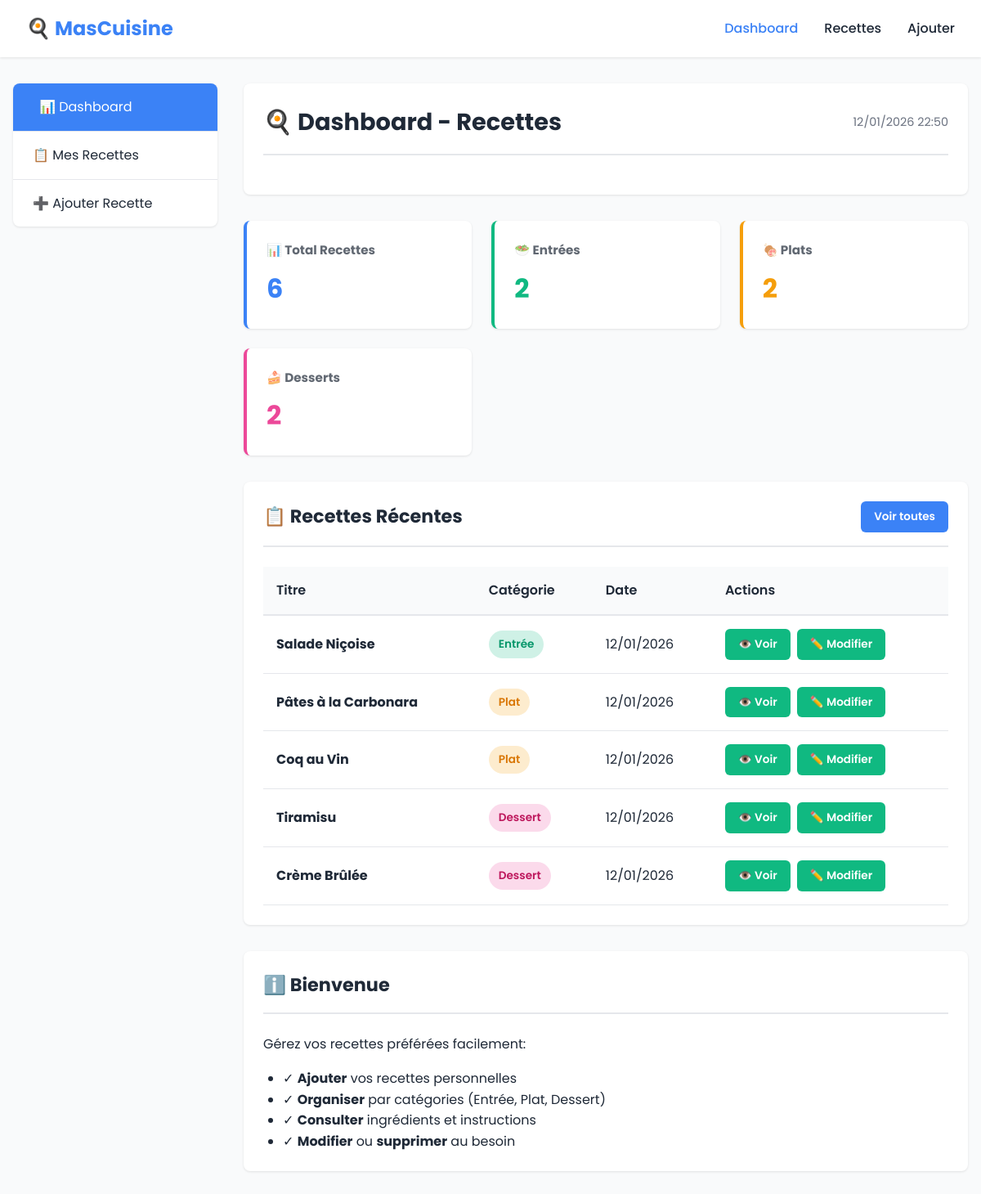
The page / on the database its author committed.
### tables this page shows
CREATE TABLE IF NOT EXISTS recettes (
    id INT AUTO_INCREMENT PRIMARY KEY,
    titre VARCHAR(255) NOT NULL,
    ingredients LONGTEXT NOT NULL,
    instructions LONGTEXT NOT NULL,
    categorie ENUM('Entrée', 'Plat', 'Dessert') NOT NULL,
    date_creation TIMESTAMP DEFAULT CURRENT_TIMESTAMP
);

### index.php (the view, shortened to what this page needs)
<?php
require_once 'db.php';
try {
    $stmt = $pdo->query("SELECT COUNT(*) as total FROM recettes");
    $total_recettes = $stmt->fetch()['total'];
    $stmt = $pdo->query("SELECT categorie, COUNT(*) as count FROM recettes GROUP BY categorie");
    $stats_categorie = $stmt->fetchAll(PDO::FETCH_KEY_PAIR);
    $stmt = $pdo->query("SELECT * FROM recettes ORDER BY date_creation DESC LIMIT 5");
    $recettes_recentes = $stmt->fetchAll();
} catch (PDOException $e) {
    $error = "Erreur: " . $e->getMessage();
}
?>
<!DOCTYPE html>
<html lang="fr">
<head>
    <link rel="stylesheet" href="style.css">
</head>
<body>
    <nav>
        <div class="nav-container">
            <a href="index.php" class="logo">
                🍳 MasCuisine
            </a>
            <ul>
                <li><a href="index.php" class="active">Dashboard</a></li>
                <li><a href="recettes.php">Recettes</a></li>
                <li><a href="ajout.php">Ajouter</a></li>
            </ul>
        </div>
    </nav>
    <div class="container">
        <div class="main-wrapper">
            <aside class="sidebar">
                <ul class="sidebar-menu">
                    <li><a href="index.php" class="active">📊 Dashboard</a></li>
                    <li><a href="recettes.php">📋 Mes Recettes</a></li>
                    <li><a href="ajout.php">➕ Ajouter Recette</a></li>
                </ul>
            </aside>
            <main class="content">
                <div class="card">
                    <div class="card-header">
                        <h1>🍳 Dashboard - Recettes</h1>
                        <p class="text-muted"><?php echo date('d/m/Y H:i'); ?></p>
                    </div>
                </div>
                <div class="stats-grid">
                    <div class="stat-card" style="border-left-color: #3b82f6;">
                        <h3>📊 Total Recettes</h3>
                        <div class="number"><?php echo $total_recettes; ?></div>
                    </div>
                    <div class="stat-card" style="border-left-color: #10b981;">
                        <h3>🥗 Entrées</h3>
                        <div class="number" style="color: #10b981;">
                            <?php echo $stats_categorie['Entrée'] ?? 0; ?>
                        </div>
                    </div>
                    <div class="stat-card" style="border-left-color: #f59e0b;">
                        <h3>🍖 Plats</h3>
                        <div class="number" style="color: #f59e0b;">
                            <?php echo $stats_categorie['Plat'] ?? 0; ?>
                        </div>
                    </div>
                    <div class="stat-card" style="border-left-color: #ec4899;">
                        <h3>🍰 Desserts</h3>
                        <div class="number" style="color: #ec4899;">
                            <?php echo $stats_categorie['Dessert'] ?? 0; ?>
                        </div>
                    </div>
                </div>
                <div class="card">
                    <div class="card-header">
                        <h2>📋 Recettes Récentes</h2>
                        <a href="recettes.php" class="btn btn-primary btn-small">Voir toutes</a>
                    </div>
                    <?php if (!empty($recettes_recentes)): ?>
                        <table class="table">
                            <thead>
                                <tr>
                                    <th>Titre</th>
                                    <th>Catégorie</th>
                                    <th>Date</th>
                                    <th>Actions</th>
                                </tr>
                            </thead>
                            <tbody>
                                <?php foreach ($recettes_recentes as $recette): ?>
                                    <tr>
                                        <td>
                                            <strong><?php echo htmlspecialchars($recette['titre']); ?></strong>
                                        </td>
                                        <td>
                                            <span class="badge badge-<?php echo strtolower($recette['categorie']); ?>">
                                                <?php echo htmlspecialchars($recette['categorie']); ?>
                                            </span>
                                        </td>
                                        <td><?php echo date('d/m/Y', strtotime($recette['date_creation'])); ?></td>
                                        <td>
                                            <div class="btn-group">
                                                <a href="recettes.php?id=<?php echo $recette['id']; ?>" class="btn btn-secondary btn-small">
                                                    👁️ Voir
                                                </a>
                                                <a href="modifier.php?id=<?php echo $recette['id']; ?>" class="btn btn-secondary btn-small">
                                                    ✏️ Modifier
                                                </a>
                                            </div>
                                        </td>
                                    </tr>
                                <?php endforeach; ?>
                            </tbody>
                        </table>
                    <?php else: ?>
                        <p class="text-muted text-center mt-3">Aucune recette. <a href="ajout.php">Ajouter une</a></p>
                    <?php endif; ?>
                </div>
                <div class="card">
                    <div class="card-header">
                        <h2>ℹ️ Bienvenue</h2>
                    </div>
                    <p>Gérez vos recettes préférées facilement:</p>
                    <ul style="margin-left: 1.5rem; margin-top: 1rem;">
                        <li>✓ <strong>Ajouter</strong> vos recettes personnelles</li>
                        <li>✓ <strong>Organiser</strong> par catégories (Entrée, Plat, Dessert)</li>
                        <li>✓ <strong>Consulter</strong> ingrédients et instructions</li>
                        <li>✓ <strong>Modifier</strong> ou <strong>supprimer</strong> au besoin</li>
                    </ul>
                </div>
            </main>
        </div>
    </div>
</body>
</html>

### style.css (style rules this page uses)
:root { --primary-color: #3b82f6; --secondary-color: #10b981; --danger-color: #ef4444; --warning-color: #f59e0b; --dark-color: #1f2937; --light-color: #f9fafb; --border-color: #e5e7eb; --entree-color: #10b981; --plat-color: #f59e0b; --dessert-color: #ec4899; }
* { margin: 0; padding: 0; box-sizing: border-box; }
html, body { font-family: 'Poppins', sans-serif; background-color: var(--light-color); color: var(--dark-color); line-height: 1.6; }
a { text-decoration: none; color: inherit; }
nav { background: white; box-shadow: 0 1px 3px rgba(0, 0, 0, 0.1); position: sticky; top: 0; z-index: 100; }
nav .nav-container { max-width: 1200px; margin: 0 auto; display: flex; justify-content: space-between; align-items: center; padding: 1rem 2rem; }
nav .logo { font-size: 1.5rem; font-weight: 700; color: var(--primary-color); display: flex; align-items: center; gap: 0.5rem; }
nav ul { display: flex; list-style: none; gap: 2rem; }
nav a { color: var(--dark-color); font-weight: 500; transition: color 0.3s ease; }
nav a:hover, nav a.active { color: var(--primary-color); }
.container { max-width: 1200px; margin: 0 auto; padding: 0 1rem; }
.main-wrapper { display: flex; gap: 2rem; padding: 2rem 0; }
.sidebar { width: 250px; flex-shrink: 0; }
.sidebar-menu { list-style: none; background: white; border-radius: 8px; overflow: hidden; box-shadow: 0 1px 3px rgba(0, 0, 0, 0.1); }
.sidebar-menu li { border-bottom: 1px solid var(--border-color); }
.sidebar-menu li:last-child { border-bottom: none; }
.sidebar-menu a { display: block; padding: 1rem 1.5rem; color: var(--dark-color); transition: all 0.3s ease; }
.sidebar-menu a:hover, .sidebar-menu a.active { background-color: var(--primary-color); color: white; padding-left: 2rem; }
.content { flex: 1; min-height: calc(100vh - 100px); }
.card { background: white; border-radius: 8px; padding: 1.5rem; box-shadow: 0 1px 3px rgba(0, 0, 0, 0.1); margin-bottom: 2rem; animation: slideIn 0.3s ease; }
.card-header { display: flex; justify-content: space-between; align-items: center; margin-bottom: 1.5rem; border-bottom: 2px solid var(--border-color); padding-bottom: 1rem; }
.card-header h1, .card-header h2 { color: var(--dark-color); margin: 0; }
.card-header h1 { font-size: 1.8rem; }
.card-header h2 { font-size: 1.4rem; }
.btn { display: inline-block; padding: 0.75rem 1.5rem; border: none; border-radius: 6px; cursor: pointer; font-weight: 600; transition: all 0.3s ease; text-decoration: none; font-size: 0.95rem; font-family: 'Poppins', sans-serif; }
.btn-primary { background-color: var(--primary-color); color: white; }
.btn-secondary { background-color: var(--secondary-color); color: white; }
.btn-small { padding: 0.5rem 1rem; font-size: 0.85rem; }
.btn-group { display: flex; gap: 0.5rem; flex-wrap: wrap; }
.table { width: 100%; border-collapse: collapse; margin-top: 1rem; }
.table th { background-color: var(--light-color); padding: 1rem; text-align: left; font-weight: 600; border-bottom: 2px solid var(--border-color); }
.table td { padding: 1rem; border-bottom: 1px solid var(--border-color); }
.badge { display: inline-block; padding: 0.375rem 0.75rem; border-radius: 20px; font-size: 0.85rem; font-weight: 600; }
.badge-entrée { background-color: rgba(16, 185, 129, 0.2); color: #059669; }
.badge-plat { background-color: rgba(245, 158, 11, 0.2); color: #d97706; }
.badge-dessert { background-color: rgba(236, 72, 153, 0.2); color: #be185d; }
.stats-grid { display: grid; grid-template-columns: repeat(auto-fit, minmax(250px, 1fr)); gap: 1.5rem; margin-bottom: 2rem; }
.stat-card { background: white; border-radius: 8px; padding: 1.5rem; box-shadow: 0 1px 3px rgba(0, 0, 0, 0.1); border-left: 4px solid var(--primary-color); transition: transform 0.3s ease; }
.stat-card h3 { color: var(--dark-color); font-size: 0.95rem; margin-bottom: 0.5rem; opacity: 0.7; }
.stat-card .number { font-size: 2rem; font-weight: 700; color: var(--primary-color); }
.text-muted { color: #6b7280; font-size: 0.9rem; }
a { text-decoration: none; color: #2980b9; }

### rows shown on the page
recettes: titre "Salade Niçoise", categorie "Entrée", date_creation "12/01/2026"
recettes: titre "Pâtes à la Carbonara", categorie "Plat", date_creation "12/01/2026"
recettes: titre "Coq au Vin", categorie "Plat", date_creation "12/01/2026"
recettes: titre "Tiramisu", categorie "Dessert", date_creation "12/01/2026"
recettes: titre "Crème Brûlée", categorie "Dessert", date_creation "12/01/2026"

### other values the page prints
$total_recettes "6"
$stats_categorie['Entrée'] "2"
$stats_categorie['Plat'] "2"
$stats_categorie['Dessert'] "2"
